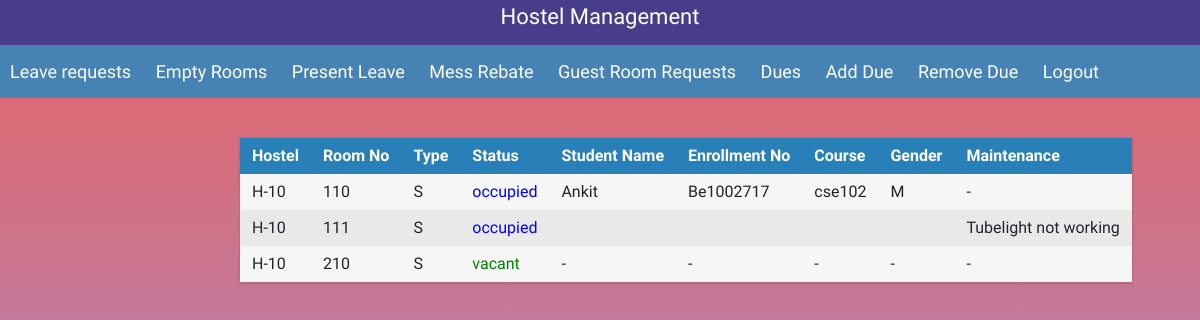
Screenshot of /warden_profile/ (signed in) with the database file from the repository.
### selection/models.py (models this page shows, shortened)
class Room(models.Model):
    room_choice = [('S', 'Single Occupancy'), ('D', 'Double Occupancy'), ('P', 'Reserved for Research Scholars'),('B', 'Both Single and Double Occupancy')]
    no = models.CharField(max_length=5)
    name = models.CharField(max_length=10)
    room_type = models.CharField(choices=room_choice, max_length=1, default=None)
    vacant = models.BooleanField(default=False)
    hostel = models.ForeignKey('Hostel', on_delete=models.CASCADE)
    repair = models.CharField(max_length=100, blank=True)

class Hostel(models.Model):
    name = models.CharField(max_length=5)
    gender_choices = [('M', 'Male'), ('F', 'Female')]
    gender = models.CharField(
        choices=gender_choices,
        max_length=1,
        default=None,
        null=True)
    course = models.ManyToManyField('Course', default=None, blank=True)
    caretaker = models.CharField(max_length=100, blank=True)

class Student(models.Model):
    user = models.OneToOneField(
        User,
        default=None,
        null=True,
        on_delete=models.CASCADE)
    gender_choices = [('N','None'),('M', 'Male'), ('F', 'Female')]
    student_name = models.CharField(max_length=200, null=True)
    father_name = models.CharField(max_length=200, null=True)
    enrollment_no = models.CharField(max_length=10, unique=True, null=True)
    course = models.ForeignKey(
        'Course',
        null=True,
        default=None,
        on_delete=models.CASCADE)
    dob = models.DateField(
        max_length=10,
        help_text="format : YYYY-MM-DD",
        null=True)
    gender = models.CharField(
        choices=gender_choices,
        max_length=1,
        default='N',null=True)
    room = models.OneToOneField(
        'Room',
        blank=True,
        on_delete= models.SET_NULL,
        null=True)
    room_allotted = models.BooleanField(default=False)
    no_dues = models.BooleanField(default=True)

class Course(models.Model):
    code = models.CharField(max_length=100, default=None)
    room_choice = [('S', 'Single Occupancy'), ('D', 'Double Occupancy'), ('P', 'Reserved for Research Scholars'), ('B', 'Both Single and Double Occupancy')]
    room_type = models.CharField(choices=room_choice, max_length=1, default='D')

### selection/views.py (the view)
# urls.py: path('warden_profile/', views.warden_profile, name='warden_profile'),
def warden_profile(request):
    user = request.user
    if user is not None:
        if not user.is_warden:
            return HttpResponse('Invalid Login')
        elif user.is_active:
            login(request, user)
            print('True')
            room_list = request.user.warden.hostel.room_set.all().order_by('no')
            context = {'rooms': room_list}
            return render(request, 'warden.html', context)
        else:
            return HttpResponse('Disabled account')
    else:
        return HttpResponse('Invalid Login')

### selection/templates/warden.html
{% extends 'base.html' %}
{% block content %}
    <div class="wrapper">
        <div class="table">
            <div class="row header">
                <div class="cell">
                    Hostel
                </div>
                <div class="cell">
                    Room No
                </div>
                <div class="cell">
                    Type
                </div>
                <div class="cell">
                    Status
                </div>
                <div class="cell">
                    Student Name
                </div>
                <div class="cell">
                    Enrollment No
                </div>
                <div class="cell">
                    Course
                </div>
                <div class="cell">
                    Gender
                </div>
                <div class="cell">
                    Maintenance
                </div>
            </div>
            {% for room in rooms %}
                <div class="row">
                    <div class="cell" data-title="Number">
                        {{ room.hostel.name }}
                    </div>
                    <div class="cell" data-title="Name">
                        {{ room.no }}
                    </div>
                    <div class="cell" data-title="Type">
                        {{ room.room_type }}
                    </div>
                    <div class="cell" style="{% if room.vacant %} color: green {% else %} color :blue {% endif %}" data-title="Status">
                        {% if room.vacant %} vacant {% else %} occupied {% endif %}
                    </div>
                    <div class="cell">
                        {% if room.vacant %}
                            -
                        {% else %}
                            {{ room.student.student_name }}
                        {% endif %}
                    </div>
                     <div class="cell">
                        {% if room.vacant %}
                            -
                        {% else %}
                            {{ room.student.enrollment_no }}
                        {% endif %}
                    </div>
                    <div class="cell">
                        {% if room.vacant %}
                            -
                        {% else %}
                            {{ room.student.course.code }}
                        {% endif %}
                    </div>
                    <div class="cell">
                        {% if room.vacant %}
                            -
                        {% else %}
                            {{ room.student.gender }}
                        {% endif %}
                    </div>
                    <div class="cell">
                        {% if room.repair %}
                             {{ room.repair }}
                        {% else %}
                            -
                        {% endif %}
                    </div>
                </div>
            {% endfor %}
        </div>
    </div>
{% endblock content %}
{% block more_links %}
    <a href="{% url 'leave_admin' %}">
        Leave requests
    </a>
    <a href="{% url 'empty_rooms' %}">
        Empty Rooms
    </a>
    <a href="{% url 'present_leaves' %}">
        Present Leave
    </a>
    <a href="{% url 'mess_rebate' %}">
        Mess Rebate
    </a>
    <a href="{% url 'guest_requests' %}">
        Guest Room Requests
    </a>
    <a href="{% url 'warden_dues' %}">
        Dues
    </a>
    <a href="{% url 'warden_add_due' %}">
        Add Due
    </a>
    <a href="{% url 'warden_remove_due' %}">
        Remove Due
    </a>
    <a href="{% url 'logout' %}">
        Logout
    </a>
{% endblock more_links %}

### selection/static/selection/style.css (style rules this page uses)
body { font-family: 'Inconsolata', sans-serif; font-style: normal; font-weight: 200; margin: 0px; background: linear-gradient(#e66465, #9198e5);  }
a { text-decoration: none; }
* { box-sizing: border-box; }
.nav > .nav-links > a { display: inline-block; padding: 13px 10px 13px 10px; text-decoration: none; color: #fff; }
.row { margin-top:20px; }
.wrapper { margin: 0 auto; padding: 40px; max-width: 800px; }
.table { margin: 0 0 40px 0; width: 100%; box-shadow: 0 1px 3px rgba(0, 0, 0, 0.2); display: table; }
.row { display: table-row; background: #f6f6f6; }
.row:nth-of-type(odd) { background: #e9e9e9; }
.row.header { font-weight: 900; color: #ffffff; background: #2980b9; }
.cell { white-space: nowrap; padding: 6px 12px; display: table-cell; }

### rows the page displays
Room: hostel.name "H-10", no "110", room_type "S", vacant "occupied", student.student_name "Ankit", student.enrollment_no "Be1002717", student.course.code "cse102", student.gender "M"
Room: hostel.name "H-10", no "111", room_type "S", vacant "occupied", repair "Tubelight not working"
Room: hostel.name "H-10", no "210", room_type "S", vacant "vacant"
